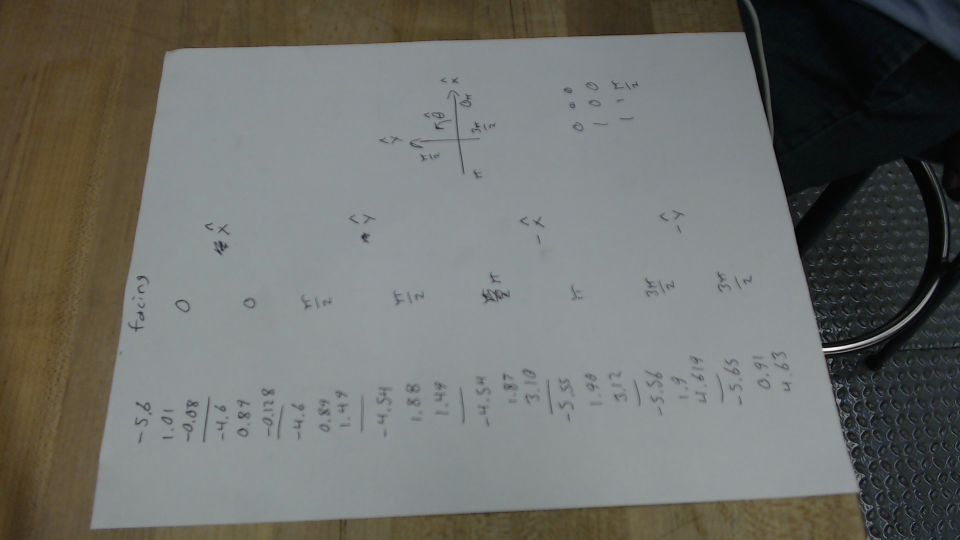
#> input picture scripts/cvsplice/images/calibration.png, 1920 x 1080 px (shown at 1/2 size)
$ python -i boardsplice.py   (imports and definitions only)   (Python 2 division)
#> lines starting #> are read from the running program, lines starting #| are printed output that depends on the picture
#> further down, picture is the input picture: shape (1080, 1920, 3); mean B, G, R 106.1, 110.7, 108.9
import numpy as np
import imutils
import cv2


class Stitcher():
    """docstring for Stitcher"""
    def __init__(self):
        self.isv3 = imutils.is_cv3()


    # [60 lines left out: function stitch, not called in this run]

    def detectAndDescribe(self, image, mask=None):
        # convert the image to grayscale
        gray = cv2.cvtColor(image, cv2.COLOR_BGR2GRAY)
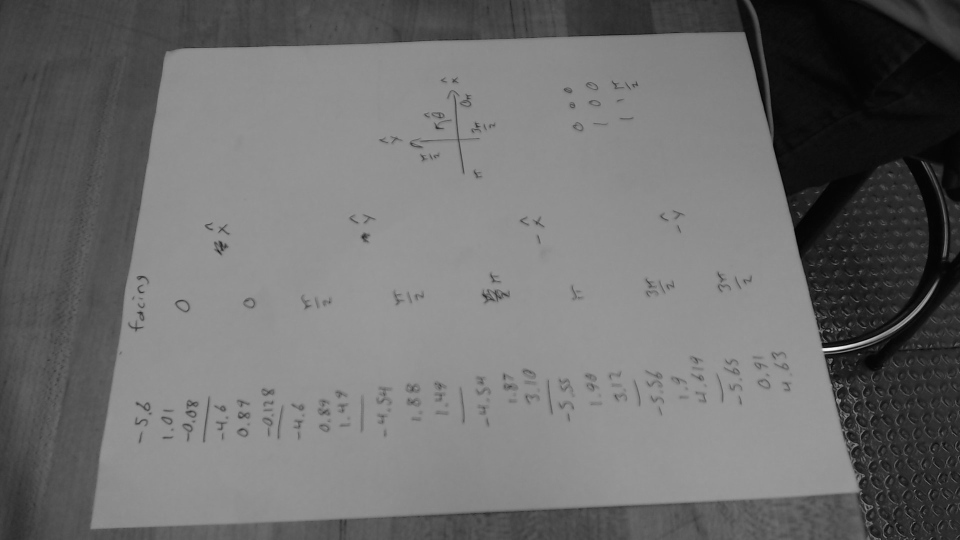
#> gray: shape (1080, 1920) (shown at 1/2 size); min 0, max 250, mean 109.5

        # check to see if we are using OpenCV 3.X
        if self.isv3:
            # detect and extract features from the image
            descriptor = cv2.xfeatures2d.SIFT_create()
            # descriptor.edgeThreshold = 2*descriptor.edgeThreshold
            (kps, features) = descriptor.detectAndCompute(image, mask)
            # print len(features)
            if not mask is None:
                masked = cv2.bitwise_and(image, image, mask = mask)
                masked = imutils.resize(masked, height=600)
                # cv2.imshow("masked", masked)
                # cv2.waitKey(0)
                # cv2.destroyAllWindows()


        # otherwise, we are using OpenCV 2.4.X
        else:
            # detect keypoints in the image
            detector = cv2.FeatureDetector_create("SIFT")
            kps = detector.detect(gray)
#> kps = 1820 keypoints; strongest (x, y, size): (1649, 691, 7.1), (1657, 661, 3.3), (1679, 659, 3.3), (1655, 712, 9.6)

            # extract features from the image
            extractor = cv2.DescriptorExtractor_create("SIFT")
            (kps, features) = extractor.compute(gray, kps)

        # convert the keypoints from KeyPoint objects to NumPy
        # arrays
        kps = np.float32([kp.pt for kp in kps])
#> kps = 1820 pairs, first value 149.1 to 1917.2, second value 27.32 to 1076.8

        # return a tuple of keypoints and features
        return (kps, features)

    # [63 lines left out: functions matchKeypoints, drawMatches, not called in this run]


>>> import cv2
>>> picture = cv2.imread('images/calibration.png')
>>> result = Stitcher().detectAndDescribe(picture)
#> result = 2 point arrays, longest 1820 points
